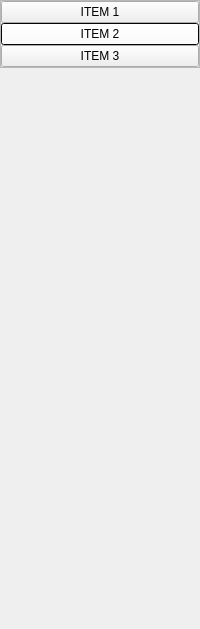
               <widget class="QWidget" name="page">
                <property name="geometry">
                 <rect>
                  <x>0</x>
                  <y>0</y>
                  <width>200</width>
                  <height>629</height>
                 </rect>
                </property>
                <attribute name="icon">
                 <iconset resource="icons.qrc">
                  <normaloff>:/icons/icons/chevron-down.svg</normaloff>:/icons/icons/chevron-down.svg</iconset>
                </attribute>
                <attribute name="label">
                 <string>Drop Menu 1</string>
                </attribute>
                <layout class="QVBoxLayout" name="verticalLayout_7">
                 <property name="spacing">
                  <number>0</number>
                 </property>
                 <property name="leftMargin">
                  <number>0</number>
                 </property>
                 <property name="topMargin">
                  <number>0</number>
                 </property>
                 <property name="rightMargin">
                  <number>0</number>
                 </property>
                 <property name="bottomMargin">
                  <number>0</number>
                 </property>
                 <item alignment="Qt::AlignTop">
                  <widget class="QFrame" name="frame_10">
                   <property name="frameShape">
                    <enum>QFrame::StyledPanel</enum>
                   </property>
                   <property name="frameShadow">
                    <enum>QFrame::Raised</enum>
                   </property>
                   <layout class="QVBoxLayout" name="verticalLayout_8">
                    <property name="spacing">
                     <number>0</number>
                    </property>
                    <property name="leftMargin">
                     <number>0</number>
                    </property>
                    <property name="topMargin">
                     <number>0</number>
                    </property>
                    <property name="rightMargin">
                     <number>0</number>
                    </property>
                    <property name="bottomMargin">
                     <number>0</number>
                    </property>
                    <item>
                     <widget class="QPushButton" name="pushButton_10">
                      <property name="text">
                       <string>ITEM 1</string>
                      </property>
                      <property name="icon">
                       <iconset resource="icons.qrc">
                        <normaloff>:/icons/icons/alert-triangle.svg</normaloff>:/icons/icons/alert-triangle.svg</iconset>
                      </property>
                      <property name="iconSize">
                       <size>
                        <width>16</width>
                        <height>16</height>
                       </size>
                      </property>
                     </widget>
                    </item>
                    <item>
                     <widget class="QPushButton" name="pushButton_11">
                      <property name="palette">
                       <palette>
                        <active>
                         <colorrole role="Button">
                          <brush brushstyle="SolidPattern">
                           <color alpha="255">
                            <red>255</red>
                            <green>255</green>
                            <blue>255</blue>
                           </color>
                          </brush>
                         </colorrole>
                         <colorrole role="Text">
                          <brush brushstyle="SolidPattern">
                           <color alpha="255">
                            <red>255</red>
                            <green>255</green>
                            <blue>255</blue>
                           </color>
                          </brush>
                         </colorrole>
                         <colorrole role="Base">
                          <brush brushstyle="SolidPattern">
                           <color alpha="255">
                            <red>9</red>
                            <green>5</green>
                            <blue>13</blue>
                           </color>
                          </brush>
                         </colorrole>
                         <colorrole role="Window">
                          <brush brushstyle="SolidPattern">
                           <color alpha="255">
                            <red>9</red>
                            <green>5</green>
                            <blue>13</blue>
                           </color>
                          </brush>
                         </colorrole>
                        </active>
                        <inactive>
                         <colorrole role="Button">
                          <brush brushstyle="SolidPattern">
                           <color alpha="255">
                            <red>255</red>
                            <green>255</green>
                            <blue>255</blue>
                           </color>
                          </brush>
                         </colorrole>
                         <colorrole role="Text">
                          <brush brushstyle="SolidPattern">
                           <color alpha="255">
                            <red>255</red>
                            <green>255</green>
                            <blue>255</blue>
                           </color>
                          </brush>
                         </colorrole>
                         <colorrole role="Base">
                          <brush brushstyle="SolidPattern">
                           <color alpha="255">
                            <red>9</red>
                            <green>5</green>
                            <blue>13</blue>
                           </color>
                          </brush>
                         </colorrole>
                         <colorrole role="Window">
                          <brush brushstyle="SolidPattern">
                           <color alpha="255">
                            <red>9</red>
                            <green>5</green>
                            <blue>13</blue>
                           </color>
                          </brush>
                         </colorrole>
                        </inactive>
                        <disabled>
                         <colorrole role="Button">
                          <brush brushstyle="SolidPattern">
                           <color alpha="255">
                            <red>255</red>
                            <green>255</green>
                            <blue>255</blue>
                           </color>
                          </brush>
                         </colorrole>
                         <colorrole role="Text">
                          <brush brushstyle="SolidPattern">
                           <color alpha="255">
                            <red>120</red>
                            <green>120</green>
                            <blue>120</blue>
                           </color>
                          </brush>
                         </colorrole>
                         <colorrole role="Base">
                          <brush brushstyle="SolidPattern">
                           <color alpha="255">
                            <red>9</red>
                            <green>5</green>
                            <blue>13</blue>
                           </color>
                          </brush>
                         </colorrole>
                         <colorrole role="Window">
                          <brush brushstyle="SolidPattern">
                           <color alpha="255">
                            <red>9</red>
                            <green>5</green>
                            <blue>13</blue>
                           </color>
                          </brush>
                         </colorrole>
                        </disabled>
                       </palette>
                      </property>
                      <property name="text">
                       <string>ITEM 2</string>
                      </property>
                      <property name="icon">
                       <iconset resource="icons.qrc">
                        <normaloff>:/icons/icons/bar-chart-2.svg</normaloff>:/icons/icons/bar-chart-2.svg</iconset>
                      </property>
                      <property name="iconSize">
                       <size>
                        <width>16</width>
                        <height>16</height>
                       </size>
                      </property>
                     </widget>
                    </item>
                    <item>
                     <widget class="QPushButton" name="pushButton_12">
                      <property name="text">
                       <string>ITEM 3</string>
                      </property>
                      <property name="icon">
                       <iconset resource="icons.qrc">
                        <normaloff>:/icons/icons/key.svg</normaloff>:/icons/icons/key.svg</iconset>
                      </property>
                      <property name="iconSize">
                       <size>
                        <width>16</width>
                        <height>16</height>
                       </size>
                      </property>
                     </widget>
                    </item>
                   </layout>
                  </widget>
                 </item>
                </layout>
               </widget>
